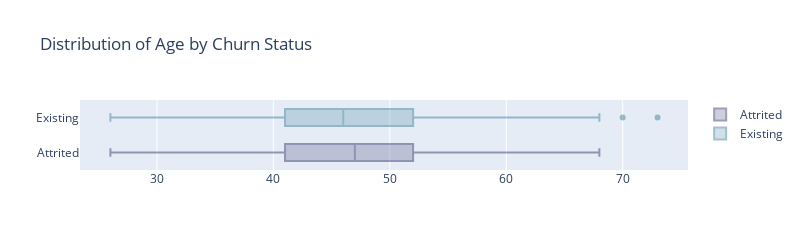

The notebook cell this image was saved under:
### Code cell
plot_box_num('age', 'Age')

### Figure 1 — Plotly figure (JSON) as saved in the notebook; plotly's stock layout.template omitted (floating-point values rounded to 4 significant figures; data arrays with more than 128 entries replaced by an {"elided": "..."} marker saying what was removed)
{"data": [{"marker": {"color": "rgb(64, 60, 115)"}, "name": "Attrited", "opacity": 0.5, "type": "box", "x": {"elided": "1627 int values"}}, {"marker": {"color": "rgb(68, 130, 155)"}, "name": "Existing", "opacity": 0.5, "type": "box", "x": {"elided": "8500 int values"}}], "layout": {"height": 250, "showlegend": true, "title": {"text": "Distribution of Age by Churn Status"}, "width": 800, "xaxis": {"autorange": true, "range": [23.39, 75.61], "type": "linear"}, "yaxis": {"autorange": true, "range": [-0.5, 1.5], "type": "category"}}}
